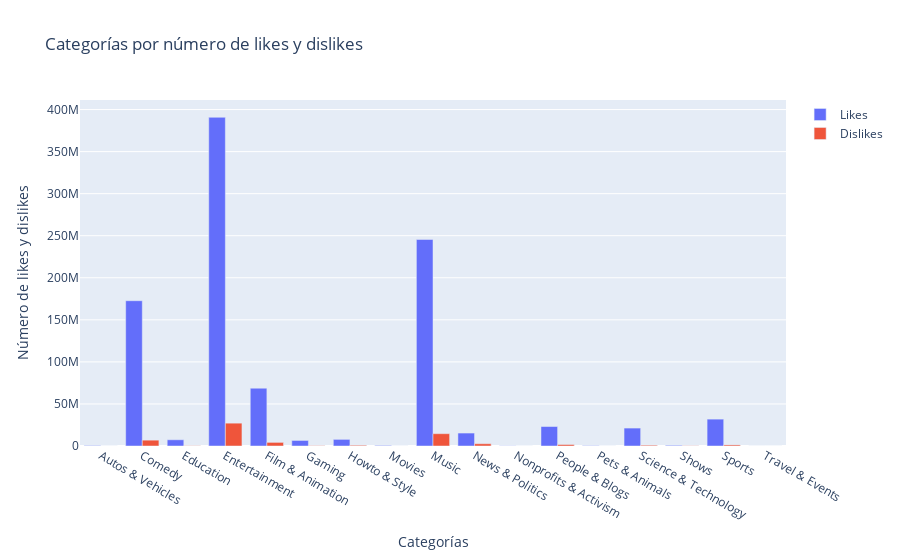

Notebook cell for this chart:
### Markdown cell above
### 2.- ¿Qué categorías de videos son los que más gustan? ¿Y las que menos gustan?

### Code cell
counts2 = df_limpio.groupby("category")
counts2a = pd.DataFrame(counts2.sum()["likes"])
counts2b = pd.DataFrame(counts2.sum()["dislikes"])

counts2a["dislikes"] = counts2b["dislikes"]
print(counts2a)

data = [go.Bar(
    name = 'Likes',
    y = counts2a['likes'],
    x = counts2a.index
    ),
    go.Bar(
    name = 'Dislikes',
    y = counts2a['dislikes'],
    x = counts2a.index
    )
]
layout = go.Layout(
    title = 'Categorías por número de likes y dislikes',
    yaxis = dict(title = 'Número de likes y dislikes'),
    xaxis = dict(title = 'Categorías')
)

fig = go.Figure(data = data, layout = layout)

fig.iplot()

### Figure 1 — Plotly figure (JSON) as saved in the notebook; plotly's stock layout.template omitted (floating-point values rounded to 4 significant figures)
{"data": [{"name": "Likes", "type": "bar", "x": ["Autos & Vehicles", "Comedy", "Education", "Entertainment", "Film & Animation", "Gaming", "Howto & Style", "Movies", "Music", "News & Politics", "Nonprofits & Activism", "People & Blogs", "Pets & Animals", "Science & Technology", "Shows", "Sports", "Travel & Events"], "y": [539571, 172728073, 7407171, 390775502, 68741041, 6595445, 7869922, 662651, 245529963, 15392113, 218112, 23160602, 361228, 21317848, 779128, 31941577, 16939]}, {"name": "Dislikes", "type": "bar", "x": ["Autos & Vehicles", "Comedy", "Education", "Entertainment", "Film & Animation", "Gaming", "Howto & Style", "Movies", "Music", "News & Politics", "Nonprofits & Activism", "People & Blogs", "Pets & Animals", "Science & Technology", "Shows", "Sports", "Travel & Events"], "y": [22284, 6940709, 244823, 27147595, 4293601, 335481, 857647, 34182, 14646234, 2711123, 8730, 1724044, 6357, 911720, 223922, 1292736, 616]}], "layout": {"title": {"text": "Categorías por número de likes y dislikes"}, "xaxis": {"title": {"text": "Categorías"}}, "yaxis": {"title": {"text": "Número de likes y dislikes"}}}}
